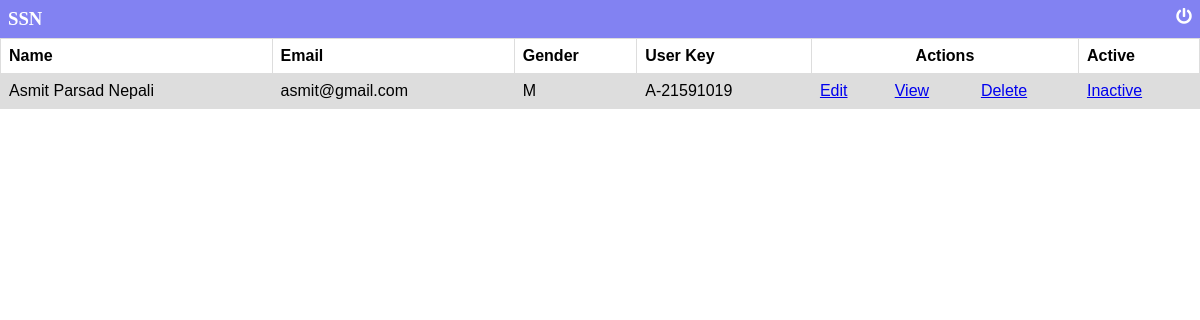
Screenshot of /app/frontend/super_admin/verified_applications.php (signed in) with the database file from the repository.
### tables this page shows
CREATE TABLE `user_details` (
  `id` int(11) NOT NULL,
  `first_name` varchar(20) DEFAULT NULL,
  `middle_name` varchar(20) DEFAULT NULL,
  `last_name` varchar(20) DEFAULT NULL,
  `dob` date DEFAULT NULL,
  `pri_pro_no` int(11) DEFAULT 0,
  `pri_zone` varchar(20) DEFAULT NULL,
  `pri_district` varchar(20) DEFAULT NULL,
  `pri_city` varchar(20) DEFAULT NULL,
  `pri_street` varchar(20) DEFAULT NULL,
  `temp_pro_no` int(11) DEFAULT 0,
  `temp_zone` varchar(20) DEFAULT NULL,
  `temp_district` varchar(20) DEFAULT NULL,
  `temp_city` varchar(20) DEFAULT NULL,
  `temp_street` varchar(30) DEFAULT NULL,
  `grandfather_name` varchar(55) DEFAULT NULL,
  `father_name` varchar(55) DEFAULT NULL,
  `mother_name` varchar(55) DEFAULT NULL,
  `spouse_name` varchar(55) DEFAULT NULL,
  `son` varchar(55) DEFAULT NULL,
  `daughter` varchar(55) DEFAULT NULL,
  `occupation` varchar(20) DEFAULT NULL,
  `blood_group` varchar(5) DEFAULT NULL,
  `contact` varchar(15) DEFAULT NULL,
  `email` varchar(55) DEFAULT NULL,
  `pri_ward` int(11) DEFAULT NULL,
  `temp_ward` int(11) DEFAULT NULL,
  `user_key` varchar(12) DEFAULT NULL,
  `gender` varchar(1) DEFAULT NULL,
  `user_id` int(11) DEFAULT NULL,
  `active` int(11) NOT NULL DEFAULT 0
);

### app/backend/verified_application.php (called while the page is built)
<?php
include('connection.php');
$sql = "SELECT * FROM user_details WHERE active=1";
$details = $conn->query($sql);

### app/frontend/super_admin/verified_applications.php (the view, shortened to what this page needs)
<?php
    include('../header.php');
    include('../../backend/verified_application.php');
?>
<table>
  <tr>
    <th>Name</th>
    <th>Email</th>
    <th>Gender</th>
    <th>User Key</th>
    <th colspan=3 style="text-align:center;">Actions</th>
    <th>Active</th>
  </tr>
  <?php
  foreach($details as $row){ ?>
   <tr>
    <td><?= $row['first_name'] .' '.$row['middle_name'].' '.$row['last_name'] ?></td>
    <td><?= $row['email'] ?></td>
    <td><?= $row['gender'] ?></td>
    <td><?= $row['user_key'] ?></td>
    <td><a href="edit_application.php?id=<?= $row['id']; ?>">Edit</a></td>
    <td><a href="show_application.php?id=<?= $row['id']; ?>">View</a></td>
    <td><a href="javascript:void(0)" onclick="deleteRecord(<?= $row['id']; ?>)">Delete</a></td>
    <td><a href="../../backend/active.php?id=<?= $row['id']; ?>">Inactive</a></td>
  </tr>
 <?php } ?>
</table>
<?php include('../footer.php'); ?>

### app/frontend/header.php (shortened to what this page needs)
<!DOCTYPE html>
<html lang="en">
<head>
    <link rel="stylesheet" href="https://cdnjs.cloudflare.com/ajax/libs/font-awesome/5.15.3/css/all.min.css">
    <link rel="stylesheet" href="../../../assets/css/style.css">
</head>
<body>
<div class="nav">
    <div class="logo">
        <a href="index.php"><h3>SSN</h3></a>
    </div>
    <div class="logout">
        <a href="../../backend/logout.php">
            <i class="fas fa-power-off"></i>
        </a>
    </div>
</div>

### app/frontend/footer.php (shortened to what this page needs)
</body>
</html>

### assets/css/style.css (style rules this page uses)
* { margin: 0; padding: 0; }
.nav { display: grid; grid-template-columns: repeat(2,auto); justify-content: space-between; background: #1d1de88c; padding: 0.5rem; color: #fff; }
.nav a { text-decoration: none; color: #fff; }
table { font-family: arial, sans-serif; border-collapse: collapse; width: 100%; }
td, th { border: 1px solid #dddddd; text-align: left; padding: 8px; }
tr:nth-child(even) { background-color: #dddddd; }

### rows the page displays
user_details: first_name "Asmit", middle_name "Parsad", last_name "Nepali", email "asmit@gmail.com", gender "M", user_key "A-21591019"
